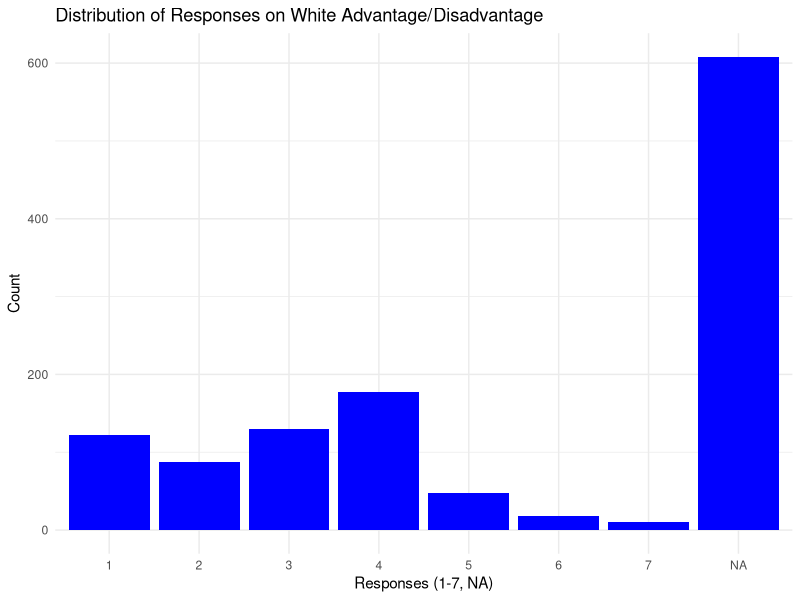

Here is the R script that generated this plot: (Note: this script raises an error after producing the figure.)
library(here)
library(tidyverse)
library(dplyr)
library(ggplot2)

anes_data <- read_csv(here("data", "anes_pilot_2016.csv"))

white_adv <- anes_data$wad4b
white_adv <- ifelse(white_adv == 9, NA, white_adv)

ggplot(anes_data, aes(x = factor(white_adv, exclude = NULL))) +
  geom_bar(fill = "blue") +
  labs(
    title = "Distribution of Responses on White Advantage/Disadvantage",
    x = "Responses (1-7, NA)",
    y = "Count"
  ) +
  theme_minimal()

pdf(here("figs", "white_adv_plot.pdf"))
ggplot(anes_data, aes(x, y_sq)) + geom_point() + geom_smooth()
dev.off()
